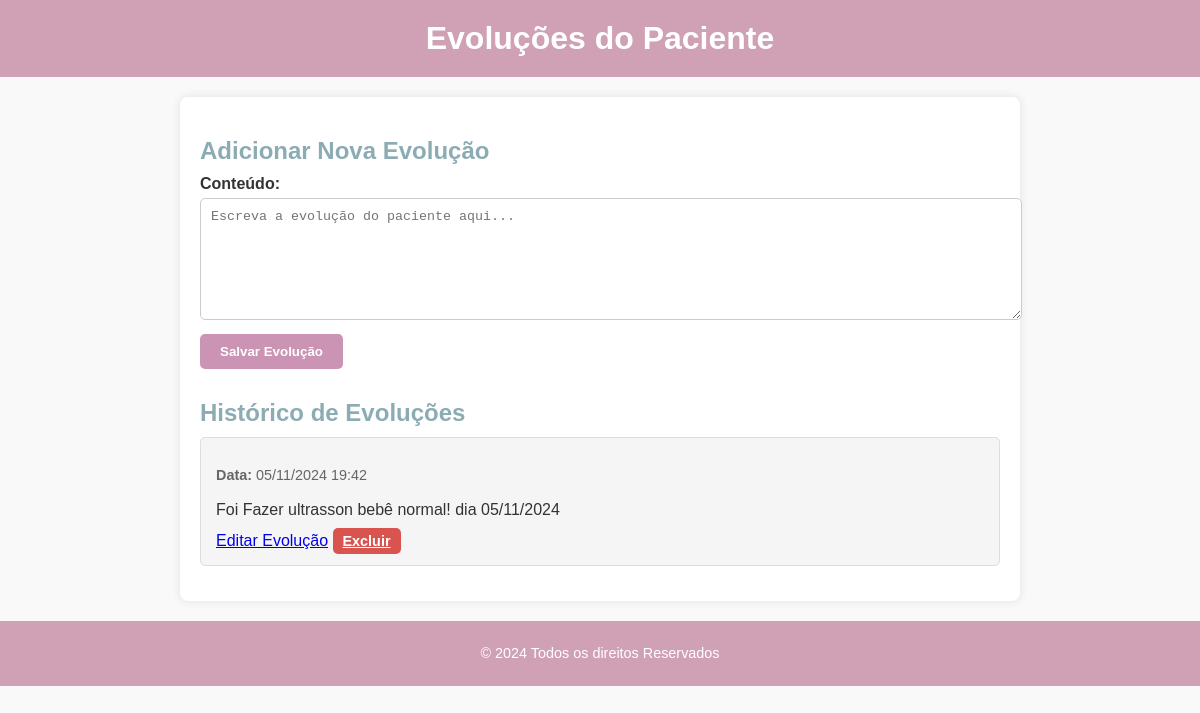
/pacientes/pacientes/33/evolucoes/ (signed in), run on the app's committed database.
### pacientes/models.py (models this page shows)
class Evolucao(models.Model):
    paciente = models.ForeignKey(Paciente, on_delete=models.CASCADE)
    conteudo = models.TextField()
    data = models.DateTimeField(default=timezone.now)

### pacientes/views.py (the view)
# urls.py: path('pacientes/<int:paciente_id>/evolucoes/', views.evolucoes, name='evolucoes'),
@login_required
def evolucoes(request, paciente_id):
    paciente = get_object_or_404(Paciente, id=paciente_id)
    evolucoes = Evolucao.objects.filter(paciente=paciente).order_by('-data')
    return render(request, 'pacientes/evolucoes.html', {'paciente': paciente, 'evolucoes': evolucoes})

### pacientes/templates/pacientes/evolucoes.html (shortened to what this page needs)
{% load static %}
<!DOCTYPE html>
<html lang="pt-br">
<head>
    <link rel="stylesheet" href="{% static 'css/evolucao.css' %}">
</head>
<body>
    <header>
        <h1 class="page-title">Evoluções do Paciente</h1>
    </header>
    <main class="evolucao-container">
        <section class="nova-evolucao">
            <h2>Adicionar Nova Evolução</h2>
            <form id="form-evolucao" action="{% url 'adicionar_evolucao' paciente.id %}" method="post">
                <label for="conteudo">Conteúdo:</label>
                <textarea id="conteudo" name="conteudo" placeholder="Escreva a evolução do paciente aqui..." required></textarea>
                <button type="submit" class="btn">Salvar Evolução</button>
            </form>
        </section>
        <section class="lista-evolucoes">
            <h2>Histórico de Evoluções</h2>
            {% if evolucoes %}
                {% for evolucao in evolucoes %}
                    <article class="evolucao">
                        <p class="data-evolucao"><strong>Data:</strong> {{ evolucao.data|date:"d/m/Y H:i" }}</p>
                        <p class="conteudo-evolucao">{{ evolucao.conteudo }}</p>
                        <div class="acoes-evolucao">
                            <a href="{% url 'editar_evolucao' evolucao.id %}">Editar Evolução</a>
                            <a href="{% url 'excluir_evolucao' evolucao.id %}" class="btn delete-btn excluir-evolucao">Excluir</a>
                        </div>
                    </article>
                {% endfor %}
            {% else %}
                <p class="sem-evolucoes">Sem evoluções registradas.</p>
            {% endif %}
        </section>
    </main>
    <footer>
        <p>&copy; 2024 Todos os direitos Reservados</p>
    </footer>
</body>
</html>

### static/css/evolucao.css (style rules this page uses)
body { font-family: Arial, sans-serif; margin: 0; padding: 0; background-color: #f9f9f9; color: #333; }
header { background-color: #d0a0b4; padding: 20px; text-align: center; color: #fff; }
.page-title { margin: 0; font-size: 2em; }
.evolucao-container { max-width: 800px; margin: 20px auto; padding: 20px; background-color: #fff; border-radius: 8px; box-shadow: 0 0 10px rgba(0, 0, 0, 0.1); }
.nova-evolucao, .lista-evolucoes { margin-top: 20px; }
.nova-evolucao h2, .lista-evolucoes h2 { font-size: 1.5em; color: #8cacb4; margin-bottom: 10px; }
#form-evolucao label { display: block; font-weight: bold; margin-bottom: 5px; }
#form-evolucao textarea { width: 100%; height: 100px; padding: 10px; border: 1px solid #ccc; border-radius: 5px; resize: vertical; margin-bottom: 10px; }
.btn { background-color: #cc94b4; color: #fff; padding: 10px 20px; border: none; border-radius: 5px; cursor: pointer; font-weight: bold; }
.lista-evolucoes { margin-top: 30px; }
.evolucao { padding: 15px; margin-bottom: 15px; border: 1px solid #ddd; border-radius: 5px; background-color: #f5f5f5; }
.data-evolucao { color: #666; font-size: 0.9em; }
.conteudo-evolucao { margin-top: 5px; margin-bottom: 10px; font-size: 1em; line-height: 1.5em; }
.acoes-evolucao .btn { padding: 5px 10px; font-size: 0.9em; margin-right: 5px; }
.delete-btn { background-color: #d9534f; }
footer { text-align: center; padding: 10px 0; background-color: #d0a0b4; color: #fff; font-size: 0.9em; position: relative; bottom: 0; width: 100%; }

### data on the page
Evolucao: data "05/11/2024 19:42", conteudo "Foi Fazer ultrasson bebê normal! dia 05/11/2024"
